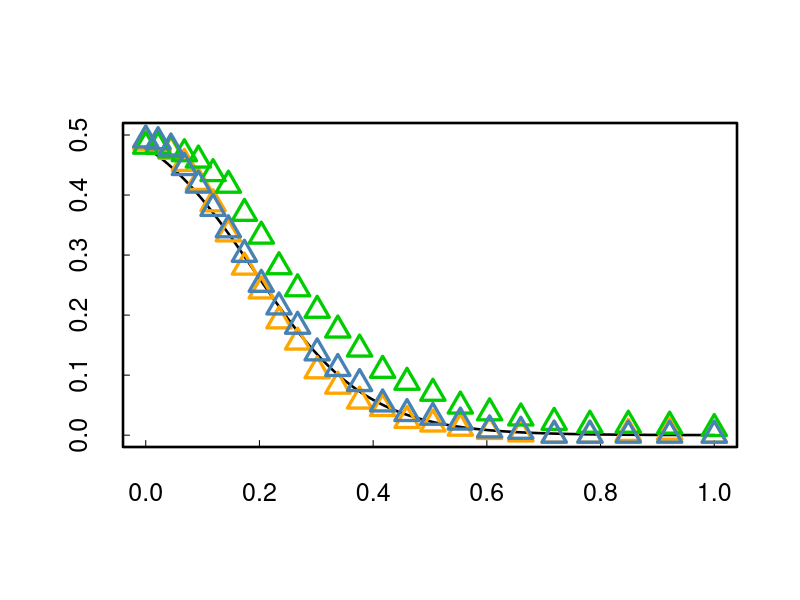

The R source for this figure: (Note: this script raises an error after producing the figure.)
library(lattice)
eq<-function(x){0.55/(1+exp(10.1*(x-0.19)))}
eq1<-function(x){1558.9*((0.225-x)/(1-0.225))^{7.047}}
eq3<-function(x){38.937*((0.3-x)/(1-0.3))^{5.9}}
x<-seq(0,1,0.0001)
#I
Y<-c(0.020408163,
     0.041666667,
     0.063829787,
     0.086956522,
     0.111111111,
     0.136363636,
     0.162790698,
     0.19047619,
     0.219512195,
     0.25,
     0.282051282,
     0.315789474,
     0.351351351,
     0.388888889,
     0.428571429,
     0.470588235,
     0.515151515,
     0.5625,
     0.612903226,
     0.666666667,
     0.724137931,
     0.785714286,
     0.851851852,
     0.923076923,
     1)
#C-M2 L=100 P(AB)
SY<-c(0.491909385,
      0.488865323,
      0.478378378,
      0.445846477,
      0.416483516,
      0.377705628,
      0.342133052,
      0.301262295,
      0.251308901,
      0.21363174,
      0.18140625,
      0.13711028,
      0.111133574,
      0.085964912,
      0.052066116,
      0.036006547,
      0.029803922,
      0.021886792,
      0.008830022,
      0.006550218,
      0,
      0,
      0,
      0,
      0)
#C-M2 L=115 P(AB)
SY1<-c(00.488076312,
       0.485409836,
       0.472952087,
       0.452677419,
       0.421052632,
       0.385448916,
       0.335347432,
       0.279937792,
       0.240310192,
       0.190373027,
       0.155050629,
       0.107284768,
       0.081603053,
       0.056831923,
       0.044524669,
       0.024526198,
       0.018567481,
       0.011644351,
       0.006179197,
       0.002028398,
       0,
       0,
       0.003,
       0.005,
       0)
#C-M2 L=75 P(AB)
SY2<-c(0.481341448,
       0.480906872,
       0.47498091,
       0.46884127,
       0.458288633,
       0.435664975,
       0.416386492,
       0.369475462,
       0.331548185,
       0.280562347,
       0.243843844,
       0.208045255,
       0.175113901,
       0.1434,
       0.107986502,
       0.088081808,
       0.069817401,
       0.048515103,
       0.037228542,
       0.028688525,
       0.021319797,
       0.016616314,
       0.016591252,
       0.015037594,
       0.011038635)
#C-M1 L=100 P(AB)
SZ1<-c(0.276595745,
       0.155688623,
       0.080213904,
       0.03626943,
       0.016293279,
       0.008056395,
       0.001002004,
       0.001001001,
       0,
       0,
       0,
       0,
       0,
       0,
       0,
       0,
       0,
       0,
       0,
       0,
       0,
       0,
       0,
       0,
       0)
SW1<-c(0.256398929,
       0.180439414,
       0.140394089,
       0.102564103,
       0.050660793,
       0.034557235,
       0.018927445,
       0.005122951,
       0.00508647,
       0.005030181,
       0.001004016,
       0.002,
       0,
       0,
       0,
       0,
       0,
       0,
       0,
       0,
       0,
       0,
       0,
       0,
       0)
#axis(1,at=x,labels=x,las=2,tck=0.02)
#mtext(side=1,text="X axis",line=1.5)
#pach to use 24 or 2, with lwd increase border.
par(lwd=2.5,cex=1.5)
plot(x,eq(x),type="l",lwd=2.5, ylim=c(0.0003,0.5),ylab='',xlab='',tck=0.02)
par(new = TRUE,lwd=1)
plot(Y,SY1,type="p",pch=2, lwd=3.2, col="orange",bg="orange",cex=1.6,ylim=c(0.0003,0.5),axes=FALSE,ylab='',xlab='')
par(new = TRUE)
plot(Y,SY2,type="p",pch=2, lwd=3.2, col="green3",bg="green3",cex=1.6,ylim=c(0.0003,0.5),axes=FALSE,ylab='',xlab='')
par(new = TRUE)
plot(Y,SY,type="p",pch=2, lwd=3.2, col="steelblue",bg="steelblue",cex=1.6,ylim=c(0.0003,0.5),axes=FALSE,ylab='',xlab='')
par(new = TRUE)
plot(x1,eq1(x1),type="l",lwd=2.5,ylim=c(0.0003,0.5),axes=FALSE,ylab='',xlab='',tck=0.02)
par(new = TRUE)
plot(Y,SZ1,type="p",pch=2,lwd=2.5, col="red",bg="red",cex=1.3,ylim=c(0.0003,0.5),axes=FALSE,ylab='',xlab='')
par(new = TRUE)
plot(x1,eq3(x1),type="l",lwd=2.5, ylim=c(0.0003,0.5),axes=FALSE,ylab='',xlab='',tck=0.02)
par(new = TRUE)
plot(Y,SW1,type="p",pch=2, lwd=2.5, col="purple",bg="purple",cex=1.2,ylim=c(0.0003,0.5),axes=FALSE,ylab='',xlab='')
#par(new = TRUE)
legend(0.7,0.2, legend=c("Statistical", "Analytical"),col=c("black", "black"), lty=1:2, cex=0.8)


## Graficamos solo los puntos que no son 0
eq1<-function(x){0.56/(1+exp(10.4*(x-0.22)))}
eq2<-function(x){18.9*((0.225-x)/(1-0.225))^{3.447}}
eq3<-function(x){2.037*((0.3-x)/(1-0.3))^{2.16}}
x1<-seq(0,0.7,0.0001)
#I
Y1<-c(0.020408163,
     0.041666667,
     0.063829787,
     0.086956522,
     0.111111111,
     0.136363636,
     0.162790698,
     0.19047619,
     0.219512195,
     0.25,
     0.282051282,
     0.315789474,
     0.351351351,
     0.388888889,
     0.428571429,
     0.470588235,
     0.515151515,
     0.5625,
     0.612903226,
     0.666666667)
#C-M2 L=100 P(AB)
SY1<-c(0.491909385,
      0.488865323,
      0.458378378,
      0.445846477,
      0.416483516,
      0.377705628,
      0.342133052,
      0.301262295,
      0.251308901,
      0.21363174,
      0.18140625,
      0.13471028,
      0.111133574,
      0.085964912,
      0.052066116,
      0.036006547,
      0.029803922,
      0.021886792,
      0.008830022,
      0.006550218)
#C-M2 L=115 P(AB)
SY11<-c(0.488076312,
       0.475409836,
       0.472952087,
       0.459677419,
       0.421052632,
       0.385448916,
       0.335347432,
       0.279937792,
       0.270310192,
       0.203730273,
       0.170629371,
       0.107284768,
       0.091603053,
       0.056831923,
       0.044524669,
       0.024526198,
       0.026567481,
       0.014644351,
       0.006179197,
       0.002028398)
#axis(1,at=x,labels=x,las=2,tck=0.02)
#mtext(side=1,text="X axis",line=1.5)
plot(x1,eq1(x1),type="l",ylim=c(0.0003,0.5),ylab='',xlab='',tck=0.02)
par(new = TRUE)
plot(x1,eq2(x1),type="l",ylim=c(0.0003,0.5),ylab='',xlab='',tck=0.02)
par(new = TRUE)
plot(x1,eq3(x1),type="l",ylim=c(0.0003,0.5),ylab='',xlab='',tck=0.02)
par(new = TRUE)
plot(Y1,SY11,type="p",ylim=c(0.0003,0.5),axes=FALSE,ylab='',xlab='')
par(new = TRUE)
plot(Y1,SY1,type="p",pch=18,ylim=c(0.0003,0.5),axes=FALSE,ylab='',xlab='')
legend(0.5,0.2, legend=c("Statistical", "Analytical"),col=c("black", "black"), lty=1:2, cex=0.8)



#Determination Coefficient between Y and SY
expf = lm(SY ~ eq(Y))
summary(expf)$r.squared

